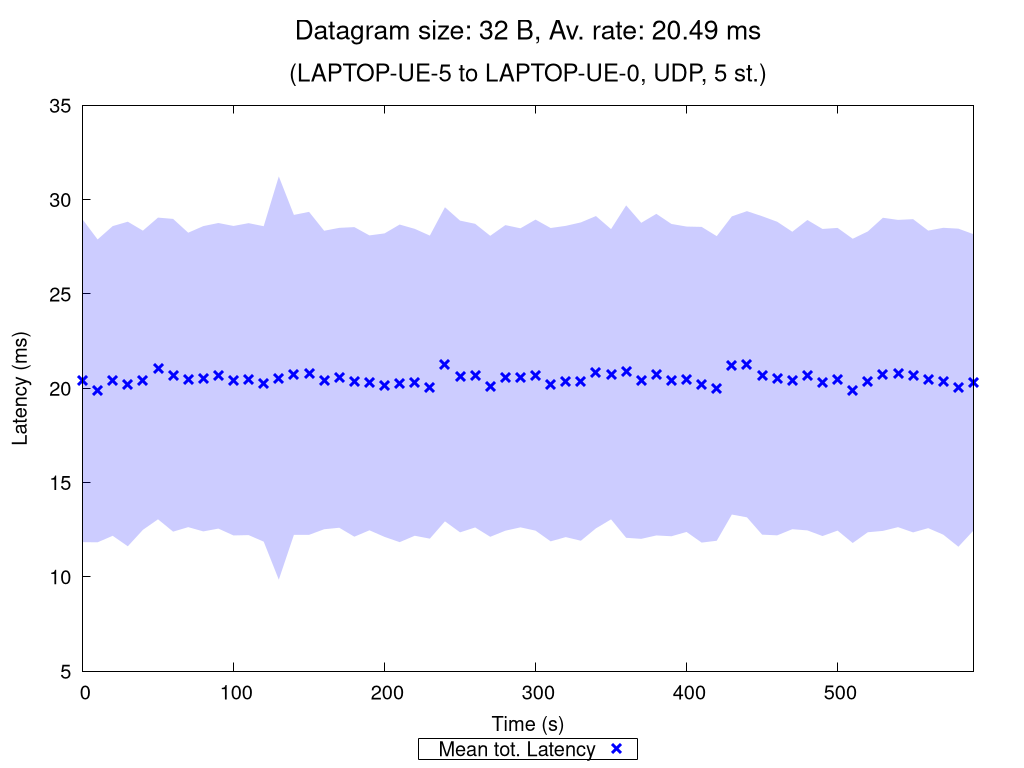

gnuplot code for this plot:
set terminal pngcairo nocrop enhanced size 1024,768 font "Verdana,15"
set output "UDP_5_st_2020_10_12_03-43-49_two2one_00032B.png"

set title "{/=20 Datagram size: 32 B, Av. rate: 20.49 ms}\n\n{/=18 (LAPTOP-UE-5 to LAPTOP-UE-0, UDP, 5 st.)}"

set xlabel "Time (s)"
set ylabel "Latency (ms)"
set ytics nomirror
set key bmargin center horizontal box samplen 1 width -1
set bmargin 4.6
set rmargin 4.5

rf = 1.0  # rate factor
set style fill transparent solid 0.2 noborder
set autoscale xfix
plot "UDP_5_st_2020_10_12_03-43-49_two2one_00032B_iperf_processed.dat" using 1:($2/rf-$3/rf):($2/rf+$3/rf) with filledcurves lc rgb "blue" notitle, \
     "" using 1:($2/rf) with points pt 2 ps 1.5 lw 3 lc rgb "blue" title "Mean tot. Latency", \
